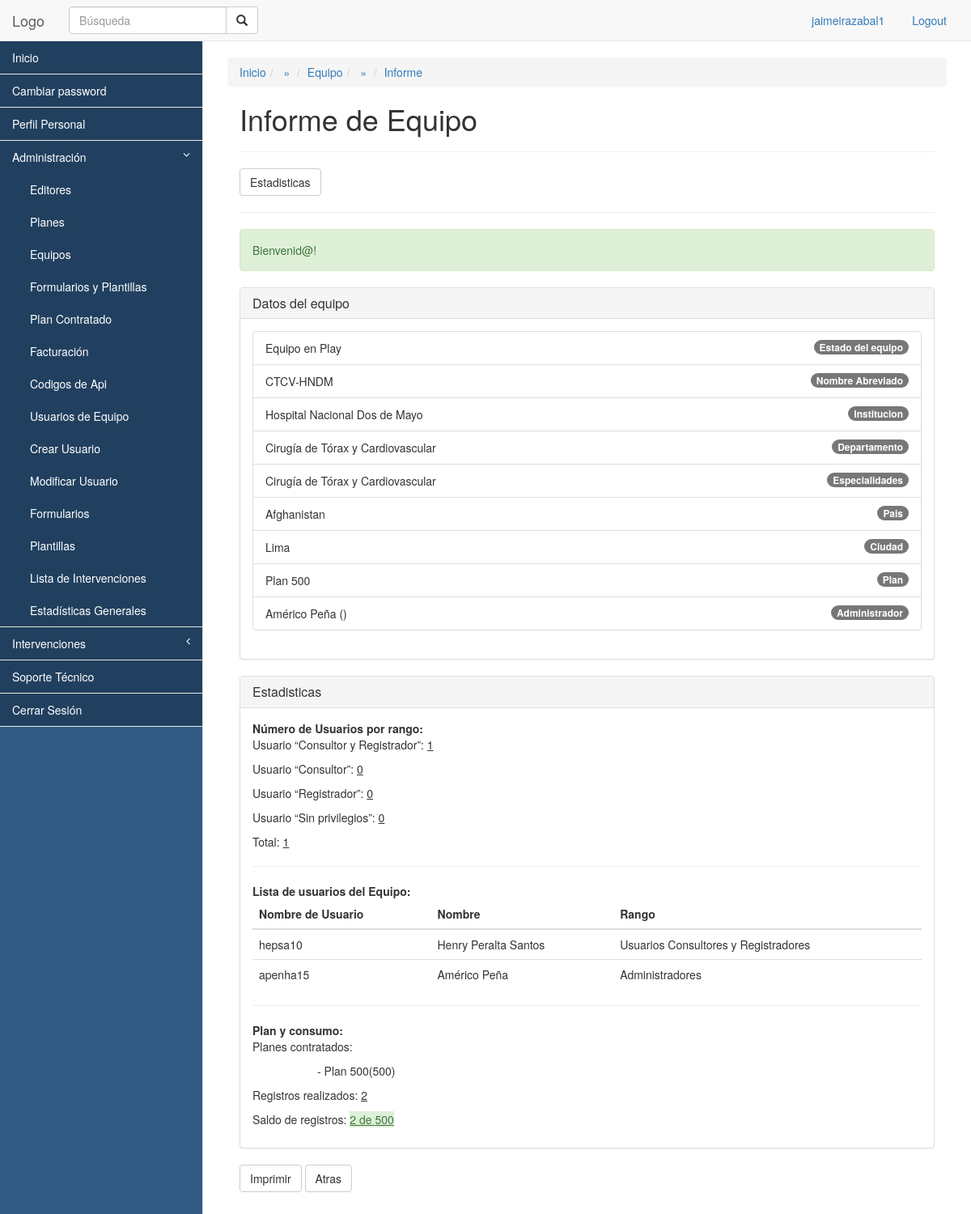
/equipo/informe/1 (signed in), run on the app's committed database.
### tables this page shows
CREATE TABLE IF NOT EXISTS `equipo` (
  `id` int(11) NOT NULL AUTO_INCREMENT,
  `institucion` varchar(200) NOT NULL,
  `departamento` varchar(200) NOT NULL,
  `especialidades` text NOT NULL,
  `nombres_abreviado` varchar(20) NOT NULL,
  `pais` varchar(200) NOT NULL,
  `ciudad` varchar(200) NOT NULL,
  `plan_id` int(11) NOT NULL,
  `usuario_id` int(11) NOT NULL,
  `creado` timestamp NOT NULL DEFAULT CURRENT_TIMESTAMP,
  `pausa` tinyint(1) DEFAULT NULL,
  PRIMARY KEY (`id`)
);

CREATE TABLE IF NOT EXISTS `usuario` (
  `id` int(11) NOT NULL AUTO_INCREMENT,
  `usuario` varchar(100) NOT NULL,
  `nombres` varchar(200) NOT NULL,
  `apellidos` varchar(200) DEFAULT NULL,
  `aparicion` varchar(200) DEFAULT NULL,
  `institucion` varchar(200) DEFAULT NULL,
  `departamento` varchar(200) DEFAULT NULL,
  `email` varchar(200) DEFAULT NULL,
  `telefono` varchar(50) DEFAULT NULL,
  `celular` varchar(50) DEFAULT NULL,
  `genero` varchar(1) DEFAULT NULL,
  `nacimiento` date DEFAULT NULL,
  `pais` varchar(100) DEFAULT NULL,
  `ciudad` varchar(100) DEFAULT NULL,
  `dni` varchar(100) DEFAULT NULL,
  `colegiatura` varchar(100) DEFAULT NULL,
  `contrasenia` varchar(200) NOT NULL,
  `creado` timestamp NULL DEFAULT CURRENT_TIMESTAMP,
  `rol` varchar(200) DEFAULT '7',
  `activo` tinyint(1) DEFAULT '1',
  PRIMARY KEY (`id`)
);

CREATE TABLE IF NOT EXISTS `plan` (
  `id` int(11) NOT NULL AUTO_INCREMENT,
  `nombre` varchar(200) NOT NULL,
  `registros_permitidos` int(11) NOT NULL,
  `creado` timestamp NOT NULL DEFAULT CURRENT_TIMESTAMP,
  `activo` tinyint(1) NOT NULL DEFAULT '1',
  PRIMARY KEY (`id`)
);

### default/app/views/equipo/informe.phtml (the view, shortened to what the rows shown need)
<?php $parametro =Router::get('parameters') ?>
<?php echo Html::link('equipo/estadistica/'.$parametro[0],'Estadisticas',"class='btn btn-default'") ?>
<hr>
<div class="panel panel-default">
  <div class="panel-heading">
    <h3 class="panel-title">Datos del equipo</h3>
  </div>
  <div class="panel-body">
    <ul class="list-group">
	  <li class="list-group-item">
	    <span class="badge">Estado del equipo</span>
	    <?php if ($informe_equipo[0]->pausa): ?>
	    	Equipo en Pausa
	    <?php else: ?>
			Equipo en Play
	    <?php endif ?>
	  </li>
	  <li class="list-group-item">
	    <span class="badge">Nombre Abreviado</span>
	    <?php echo $informe_equipo[0]->nombres_abreviado ?>
	  </li>
	  <li class="list-group-item">
	    <span class="badge">Institucion</span>
	    <?php echo $informe_equipo[0]->institucion ?>
	  </li>
	  <li class="list-group-item">
	    <span class="badge">Departamento</span>
	    <?php echo $informe_equipo[0]->departamento ?>
	  </li>
	  <li class="list-group-item">
	    <span class="badge">Especialidades</span>
	    <?php echo str_replace(',', '<br> ',$informe_equipo[0]->especialidades) ?>
	  </li>
	  <li class="list-group-item">
	    <span class="badge">Pais</span>
	    <?php echo $informe_equipo[0]->pais ?>
	  </li>
	  <li class="list-group-item">
	    <span class="badge">Ciudad</span>
	    <?php echo $informe_equipo[0]->ciudad ?>
	  </li>
	  <li class="list-group-item">
	    <span class="badge">Plan</span>
	    <?php echo $informe_equipo[0]->plan_nombre ?>
	  </li>
	  <li class="list-group-item">
	    <span class="badge">Administrador</span>
	    <?php echo $informe_equipo[0]->nombres.' '.$informe_equipo[0]->apellidos.' ('.$informe_equipo[0]->celular.') '; ?>
	  </li>
	</ul>
  </div>
</div>
<div class="panel panel-default">
  <div class="panel-heading">
    <h3 class="panel-title">Estadisticas</h3>
  </div>
  <div class="panel-body">
  	<b>Número de Usuarios por rango:</b>
  	<p>Usuario “Consultor y Registrador”:
  		<?php $cr=0 ?>
		<?php foreach ($usuarios_de_equipo as $key => $value): ?>
			<?php if ($value->rol==4): ?>
				<?php $cr++ ?>
			<?php endif ?>
		<?php endforeach ?>
		<u><?php echo $cr ?></u>
  	</p>
 	<p>Usuario “Consultor”:
  		<?php $c=0 ?>
		<u><?php echo $c ?></u>
 	</p>
	<p> Usuario “Registrador”:
  		<?php $r=0 ?>
		<u><?php echo $r ?></u>
	</p>
	<p> Usuario “Sin privilegios”:
  		<?php $sp=0 ?>
		<u><?php echo $sp ?></u>
	</p>
	<p> Total: <u><?php echo $cr+$c+$r+$sp ?></u></p>
	<hr>
	<b>Lista de usuarios del Equipo:</b>
	<table class="table">
		<thead>
			<th>Nombre de Usuario</th>
			<th>Nombre</th>
			<th>Rango</th>
		</thead>
		<?php foreach ($usuarios_de_equipo as $key => $value): ?>
			<tr>
				<td><?php echo $value->usuario ?></td>
				<td><?php echo $value->nombres." ".$value->apellidos ?></td>
				<td><?php echo $roles[$value->rol] ?></td>
			</tr>
		<?php endforeach ?>
	</table>
	<hr>
	<b>Plan y consumo:</b>
	<p>Planes contratados:
		<?php $acumulado_registros_permitidos=0; ?>
		<ul>
		<?php foreach ($planes as $key => $value): ?>
			<ol>- <?php echo $value->nombre ?>(<?php echo $value->registros_permitidos ?>)</ol>
			<?php $acumulado_registros_permitidos = $acumulado_registros_permitidos + $value->registros_permitidos ?>
		<?php endforeach ?>
		</ul>
	</p>
	<p>Registros realizados: <u><?php echo $registros ?></u></p>
	<p>Saldo de registros:
	<?php if ($registros <= $acumulado_registros_permitidos): ?>
		<u class=" alert-success"><?php echo $registros." de ".$acumulado_registros_permitidos ?></u>
	<?php else: ?>
		<u class=" alert-danger"><?php echo $registros." de ".$acumulado_registros_permitidos ?></u>
	<?php endif ?>
	</p>
  </div>
</div>
	<button onclick="window.print()" class="btn btn-default">Imprimir</button>
  <?php echo Html::link("equipo/","Atras","class='btn btn-default'") ?>
<br>
<br>
<br>
<br>

### data on the page
equipo: nombres_abreviado "CTCV-HNDM", institucion "Hospital Nacional Dos de Mayo", departamento "Cirugía de Tórax y Cardiovascular", especialidades "Cirugía de Tórax y Cardiovascular"
usuario: pais "Afghanistan", ciudad "Lima", nombres "Américo", apellidos "Peña", usuario "apenha15", rol "Administradores"
plan: nombre "Plan 500", registros_permitidos "500"
usuario: usuario "hepsa10", nombres "Henry", apellidos "Peralta Santos", rol "Usuarios Consultores y Registradores"

### other printed values
Auth::get("usuario") "jaimeirazabal1"
$crumb['title'] "Informe"
$titulo "Informe de Equipo"
$_SESSION['KUMBIA.CONTENT'] "Bienvenid@!"
$cr "1"
$c "0"
$r "0"
$sp "0"
$cr+$c+$r+$sp "1"
$registros "2"
$acumulado_registros_permitidos "500"
